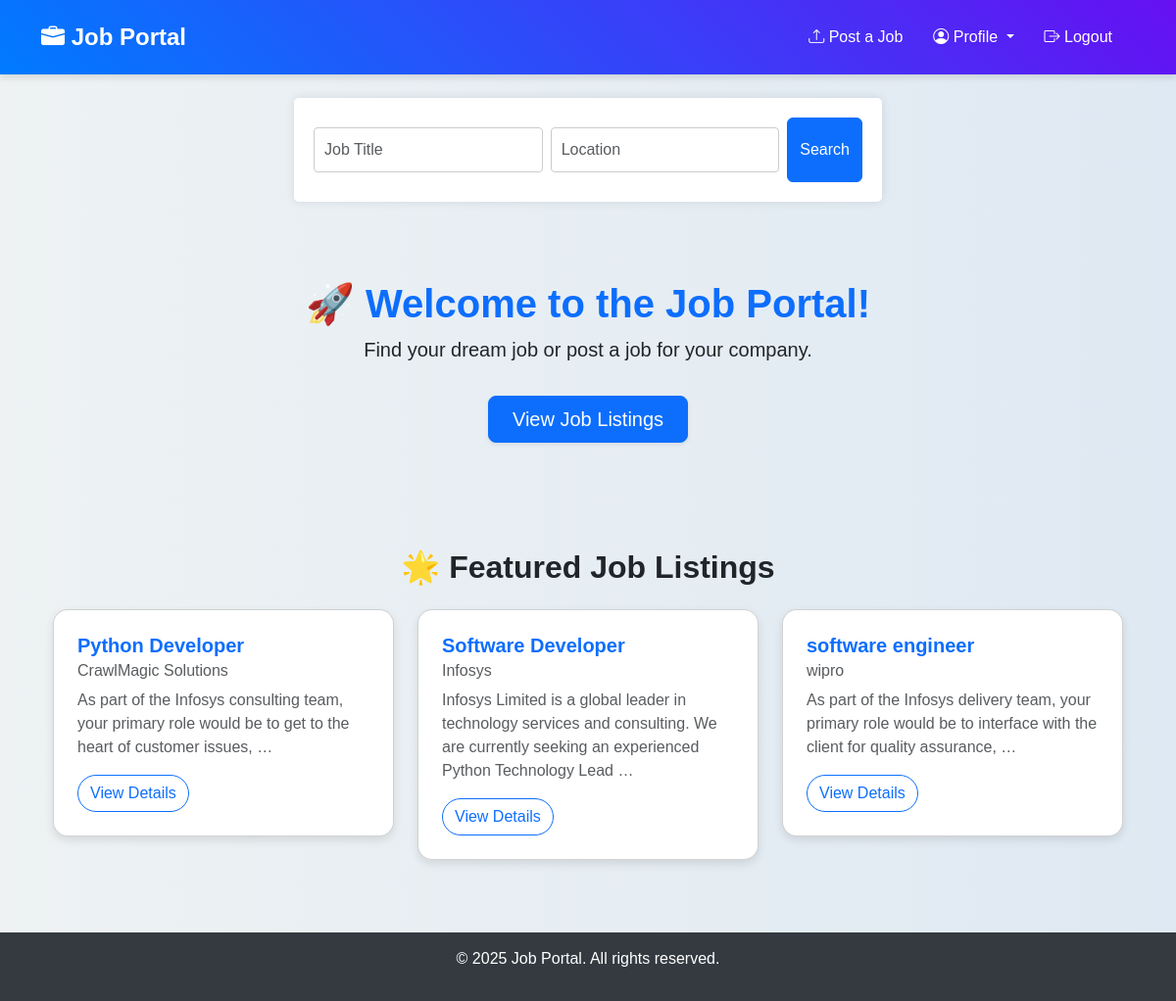
Before: / (signed in) with the older database file.
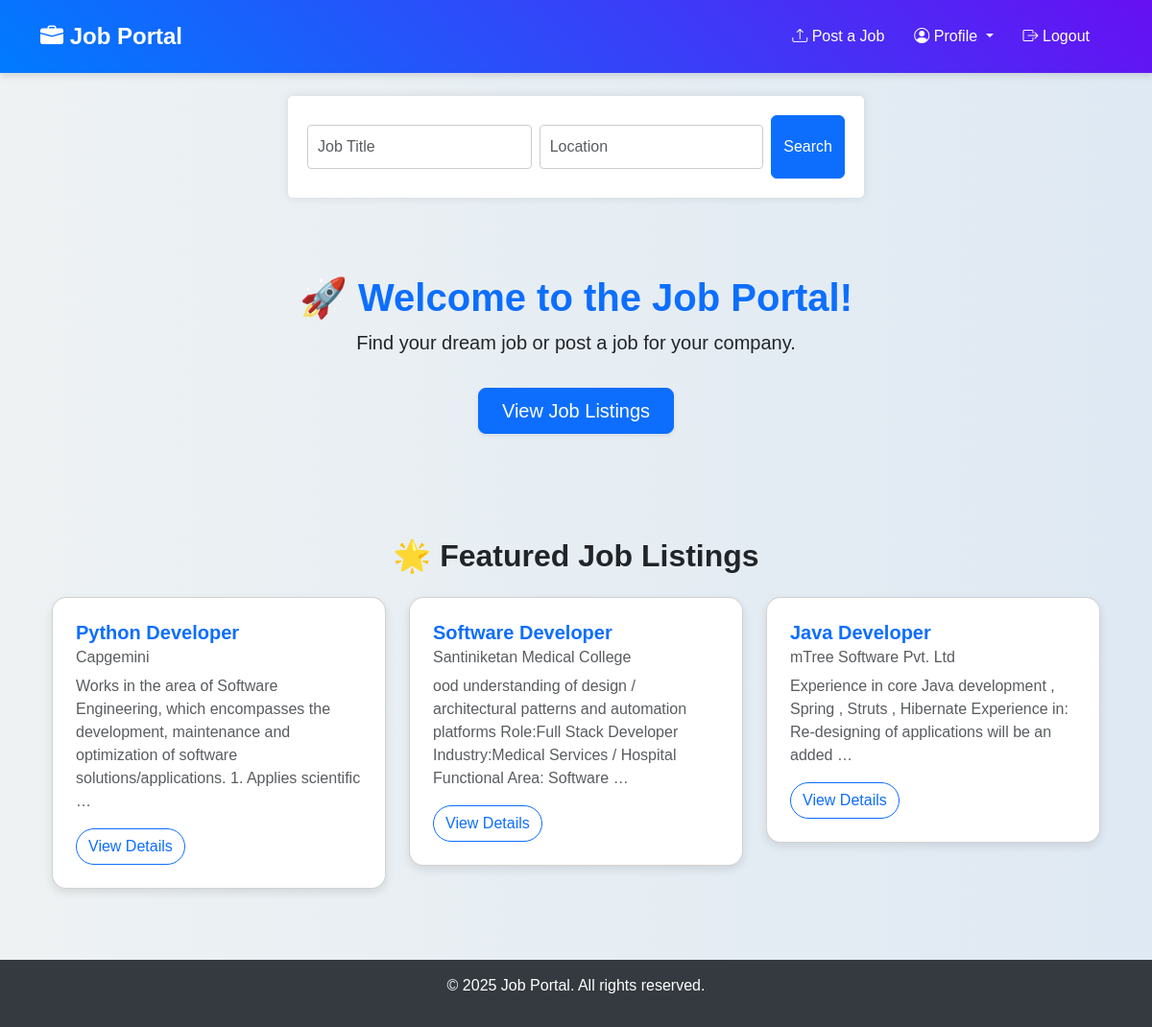
After: the same page with the newer database file.
### jobs/models.py (models this page shows, shortened)
class Job(models.Model):
    JOB_TYPE_CHOICES = [
        ("full_time", "Full Time"),
        ("part_time", "Part Time"),
        ("contract", "Contract"),
        ("internship", "Internship"),
    ]
    title = models.CharField(max_length=255)
    company = models.CharField(max_length=255)
    posted_by = models.ForeignKey(User, on_delete=models.CASCADE)
    description = models.TextField()
    job_type = models.CharField(max_length=50, choices=JOB_TYPE_CHOICES)
    location = models.CharField(max_length=255)
    salary = models.DecimalField(max_digits=10, decimal_places=2)
    experience = models.CharField(max_length=100)  # e.g., "2-3 years"
    education = models.CharField(max_length=100)  # e.g., "Bachelor's Degree"
    mandatory_skills = models.TextField()  # Comma-separated skills
    created_at = models.DateTimeField(auto_now_add=True)
    updated_at = models.DateTimeField(auto_now=True)

### jobs/views.py (the view)
# urls.py: path("", HomeView.as_view(), name="home"),  # Home Page
class HomeView(LoginRequiredMixin, ListView):
    model = Job
    template_name = "jobs/home.html"
    context_object_name = "jobs"

### jobs/templates/jobs/home.html (shortened to what this page needs)
{% extends 'jobs/base.html' %}
{% block content %}
<div>
    <div>
        <form method="GET" action="{% url 'job_list' %}" class="d-flex w-100">
            <input type="text" class="form-control me-2" name="title" placeholder="Job Title"
                   value="{{ request.GET.title }}">
            <input type="text" class="form-control me-2" name="location" placeholder="Location"
                   value="{{ request.GET.location }}">
            <button type="submit" class="btn btn-primary search-btn">
                 Search
            </button>
        </form>
    </div>
</div>
<div class="container hero-section">
    <h1 class="fw-bold text-primary">🚀 Welcome to the Job Portal!</h1>
    <p class="lead text-dark">Find your dream job or post a job for your company.</p>
    <a class="btn btn-primary btn-lg px-4 py-2 mt-3 shadow-sm" href="{% url 'job_list' %}">View Job Listings</a>
</div>
<div class="container mt-5">
    <h2 class="text-center mb-4 fw-bold">🌟 Featured Job Listings</h2>
    <div class="row">
        {% for job in jobs %}
        <div class="col-md-4 mb-4">
            <div class="card job-card">
                <div class="card-body p-4">
                    <h5 class="card-title fw-bold text-primary">{{ job.title }}</h5>
                    <h6 class="card-subtitle mb-2 text-muted">{{ job.company }}</h6>
                    <p class="card-text text-muted">{{ job.description|truncatewords:20 }}</p>
                    <a href="{% url 'job_detail' job.id %}" class="btn btn-outline-primary rounded-pill">View
                        Details</a>
                </div>
            </div>
        </div>
        {% empty %}
        <div class="col-12">
            <p class="text-center text-muted fs-5">No job listings available at the moment.</p>
        </div>
        {% endfor %}
    </div>
</div>
{% endblock %}

Changed rows visible on the page:
removed Job: title "software engineer", company "wipro", description "As part of the Infosys delivery team, your primary role would be to interface with the client for quality assurance, …"
changed Job "Python Developer": company "CrawlMagic Solutions" → "Capgemini"; description "As part of the Infosys consulting team, your primary role would be to get to the heart of customer issues, …" → "Works in the area of Software Engineering, which encompasses the development, maintenance and optimization of software solutions/applications. 1. Applies scientific …"
changed Job "Software Developer": company "Infosys" → "Santiniketan Medical College"; description "Infosys Limited is a global leader in technology services and consulting. We are currently seeking an experienced Python Technology Lead …" → "ood understanding of design / architectural patterns and automation platforms Role:Full Stack Developer Industry:Medical Services / Hospital Functional Area: Software …"
added Job: title "Java Developer", company "mTree Software Pvt. Ltd", description "Experience in core Java development , Spring , Struts , Hibernate Experience in: Re-designing of applications will be an added …"
